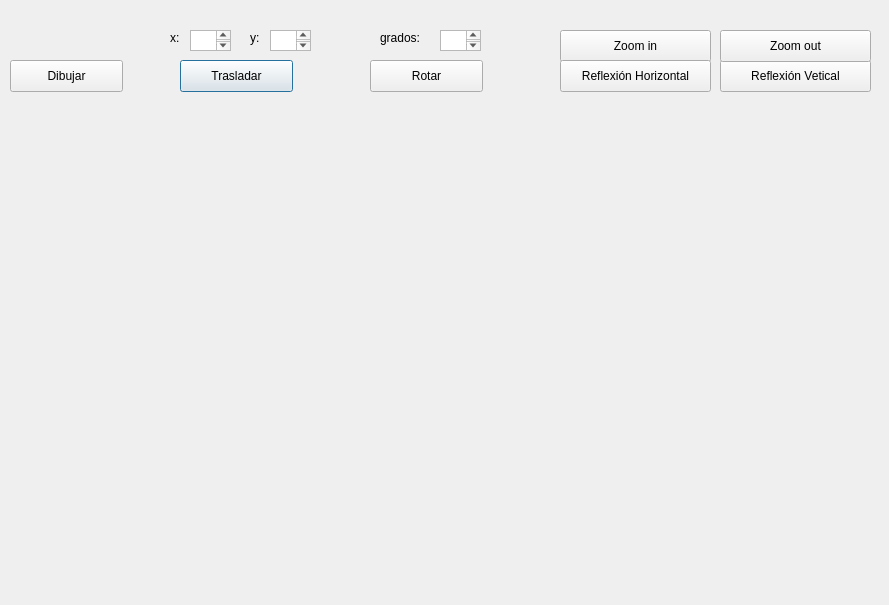
<?xml version="1.0" encoding="UTF-8"?>
<ui version="4.0">
 <class>Dialog</class>
 <widget class="QDialog" name="Dialog">
  <property name="geometry">
   <rect>
    <x>0</x>
    <y>0</y>
    <width>889</width>
    <height>605</height>
   </rect>
  </property>
  <property name="windowTitle">
   <string>Dialog</string>
  </property>
  <widget class="QLabel" name="label_4">
   <property name="geometry">
    <rect>
     <x>250</x>
     <y>30</y>
     <width>51</width>
     <height>16</height>
    </rect>
   </property>
   <property name="text">
    <string>y:</string>
   </property>
  </widget>
  <widget class="QTextEdit" name="boxXinicio">
   <property name="geometry">
    <rect>
     <x>190</x>
     <y>30</y>
     <width>41</width>
     <height>21</height>
    </rect>
   </property>
  </widget>
  <widget class="QPushButton" name="pushButton_2">
   <property name="geometry">
    <rect>
     <x>180</x>
     <y>60</y>
     <width>113</width>
     <height>32</height>
    </rect>
   </property>
   <property name="text">
    <string>Trasladar</string>
   </property>
  </widget>
  <widget class="QPushButton" name="pushButton_5">
   <property name="geometry">
    <rect>
     <x>560</x>
     <y>30</y>
     <width>151</width>
     <height>32</height>
    </rect>
   </property>
   <property name="text">
    <string>Zoom in</string>
   </property>
  </widget>
  <widget class="QTextEdit" name="boxYinicio">
   <property name="geometry">
    <rect>
     <x>270</x>
     <y>30</y>
     <width>41</width>
     <height>21</height>
    </rect>
   </property>
  </widget>
  <widget class="QLabel" name="label_3">
   <property name="geometry">
    <rect>
     <x>170</x>
     <y>30</y>
     <width>41</width>
     <height>16</height>
    </rect>
   </property>
   <property name="text">
    <string>x:</string>
   </property>
  </widget>
  <widget class="QLabel" name="label_5">
   <property name="geometry">
    <rect>
     <x>380</x>
     <y>30</y>
     <width>51</width>
     <height>16</height>
    </rect>
   </property>
   <property name="text">
    <string>grados:</string>
   </property>
  </widget>
  <widget class="QPushButton" name="pushButton">
   <property name="geometry">
    <rect>
     <x>10</x>
     <y>60</y>
     <width>113</width>
     <height>32</height>
    </rect>
   </property>
   <property name="text">
    <string>Dibujar</string>
   </property>
  </widget>
  <widget class="QPushButton" name="pushButton_7">
   <property name="geometry">
    <rect>
     <x>720</x>
     <y>60</y>
     <width>151</width>
     <height>32</height>
    </rect>
   </property>
   <property name="text">
    <string>Reflexión Vetical</string>
   </property>
  </widget>
  <widget class="QPushButton" name="pushButton_4">
   <property name="geometry">
    <rect>
     <x>720</x>
     <y>30</y>
     <width>151</width>
     <height>32</height>
    </rect>
   </property>
   <property name="text">
    <string>Zoom out</string>
   </property>
  </widget>
  <widget class="QPushButton" name="pushButton_3">
   <property name="geometry">
    <rect>
     <x>370</x>
     <y>60</y>
     <width>113</width>
     <height>32</height>
    </rect>
   </property>
   <property name="text">
    <string>Rotar</string>
   </property>
  </widget>
  <widget class="QPushButton" name="pushButton_6">
   <property name="geometry">
    <rect>
     <x>560</x>
     <y>60</y>
     <width>151</width>
     <height>32</height>
    </rect>
   </property>
   <property name="text">
    <string>Reflexión Horizontal</string>
   </property>
  </widget>
  <widget class="QTextEdit" name="boxGrados">
   <property name="geometry">
    <rect>
     <x>440</x>
     <y>30</y>
     <width>41</width>
     <height>21</height>
    </rect>
   </property>
  </widget>
 </widget>
 <resources/>
 <connections/>
</ui>
